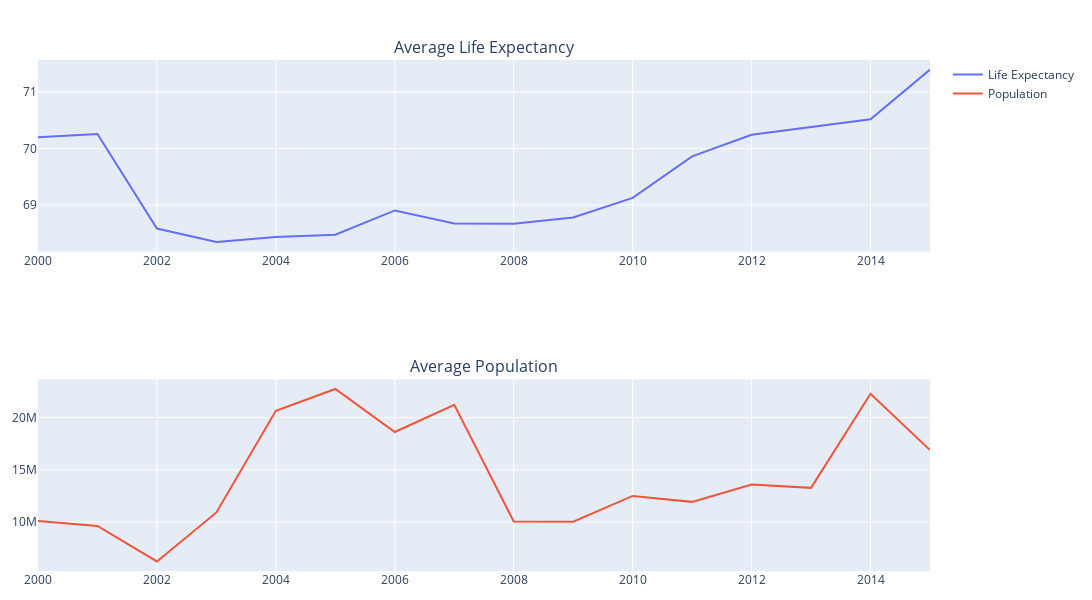

This figure's notebook cell:
### Code cell
fig = sp.make_subplots(rows=2, cols=1, subplot_titles=['Average Life Expectancy', 'Average Population'])

fig.add_trace(
    go.Scatter(x=average_life_expectancy_yearly['Year'], y=average_life_expectancy_yearly['Life expectancy '],
               mode='lines', name='Life Expectancy'),
    row=1, col=1
)

fig.add_trace(
    go.Scatter(x=average_population_yearly['Year'], y=average_population_yearly['Population'],
               mode='lines', name='Population'),
    row=2, col=1
)

fig.update_layout(
    font=dict(size=12),
    width=1200,
    height=600,
    margin=dict(l=20, r=20, t=60, b=20),
)
fig.show()

### Figure 1 — Plotly figure (JSON) as saved in the notebook; plotly's stock layout.template omitted (floating-point values rounded to 4 significant figures)
{"data": [{"mode": "lines", "name": "Life Expectancy", "type": "scatter", "x": [2000, 2001, 2002, 2003, 2004, 2005, 2006, 2007, 2008, 2009, 2010, 2011, 2012, 2013, 2014, 2015], "xaxis": "x", "y": [70.2, 70.26, 68.58, 68.34, 68.43, 68.47, 68.9, 68.67, 68.67, 68.78, 69.13, 69.86, 70.24, 70.39, 70.52, 71.4], "yaxis": "y"}, {"mode": "lines", "name": "Population", "type": "scatter", "x": [2000, 2001, 2002, 2003, 2004, 2005, 2006, 2007, 2008, 2009, 2010, 2011, 2012, 2013, 2014, 2015], "xaxis": "x2", "y": [10090000.0, 9622000.0, 6232000.0, 10920000.0, 20630000.0, 22730000.0, 18610000.0, 21210000.0, 10060000.0, 10020000.0, 12500000.0, 11930000.0, 13580000.0, 13270000.0, 22270000.0, 16880000.0], "yaxis": "y2"}], "layout": {"annotations": [{"font": {"size": 16}, "showarrow": false, "text": "Average Life Expectancy", "x": 0.5, "xanchor": "center", "xref": "paper", "y": 1, "yanchor": "bottom", "yref": "paper"}, {"font": {"size": 16}, "showarrow": false, "text": "Average Population", "x": 0.5, "xanchor": "center", "xref": "paper", "y": 0.375, "yanchor": "bottom", "yref": "paper"}], "font": {"size": 12}, "height": 600, "margin": {"b": 20, "l": 20, "r": 20, "t": 60}, "width": 1200, "xaxis": {"anchor": "y", "domain": [0, 1]}, "xaxis2": {"anchor": "y2", "domain": [0, 1]}, "yaxis": {"anchor": "x", "domain": [0.625, 1]}, "yaxis2": {"anchor": "x2", "domain": [0, 0.375]}}}
